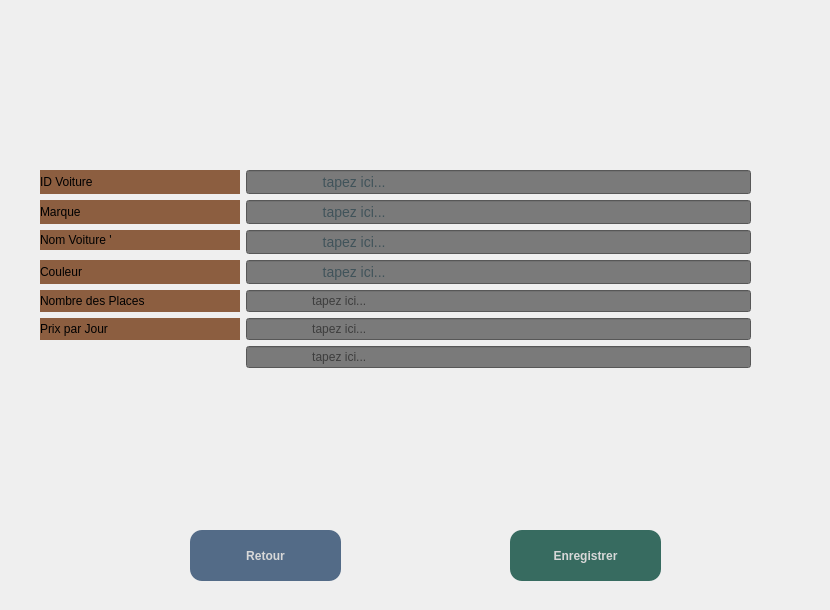
    <widget class="QWidget" name="ajoutesvoiture4">
     <property name="styleSheet">
      <string notr="true">QPushButton{
font:12px;
font-weight:bold;
color:rgb(216, 216, 216);
}
 
QPushButton:hover{
font:12px;
font-weight:bold;
color:rgb(26, 216, 216);

}
QPushButton:pressed{
font:12px;
font-weight:bold;
color:rgb(26, 216, 126);

}

</string>
     </property>
     <widget class="QLabel" name="label_12">
      <property name="geometry">
       <rect>
        <x>10</x>
        <y>0</y>
        <width>811</width>
        <height>601</height>
       </rect>
      </property>
      <property name="text">
       <string/>
      </property>
      <property name="pixmap">
       <pixmap>../../Pictures/pexels-pixabay-248747.jpg</pixmap>
      </property>
      <property name="scaledContents">
       <bool>true</bool>
      </property>
     </widget>
     <widget class="QWidget" name="formLayoutWidget_2">
      <property name="geometry">
       <rect>
        <x>40</x>
        <y>170</y>
        <width>711</width>
        <height>331</height>
       </rect>
      </property>
      <layout class="QFormLayout" name="formLayout_3">
       <item row="0" column="0">
        <widget class="QLabel" name="label_13">
         <property name="minimumSize">
          <size>
           <width>200</width>
           <height>20</height>
          </size>
         </property>
         <property name="styleSheet">
          <string notr="true">background-color: rgba(112, 54, 15,200);
color:wihte;
font:12px;</string>
         </property>
         <property name="text">
          <string>ID Voiture</string>
         </property>
        </widget>
       </item>
       <item row="0" column="1">
        <widget class="QLineEdit" name="lineEdit_6">
         <property name="styleSheet">
          <string notr="true">background-color: rgb(122, 122, 122);
color:rgb(5, 44, 58);
font:14px;</string>
         </property>
         <property name="placeholderText">
          <string>                   tapez ici...</string>
         </property>
        </widget>
       </item>
       <item row="1" column="0">
        <widget class="QLabel" name="label_14">
         <property name="minimumSize">
          <size>
           <width>200</width>
           <height>20</height>
          </size>
         </property>
         <property name="styleSheet">
          <string notr="true">background-color: rgba(112, 54, 15,200);
color:wihte;
font:12px;</string>
         </property>
         <property name="text">
          <string>Marque</string>
         </property>
        </widget>
       </item>
       <item row="2" column="0">
        <widget class="QLabel" name="label_15">
         <property name="sizePolicy">
          <sizepolicy hsizetype="Expanding" vsizetype="Fixed">
           <horstretch>0</horstretch>
           <verstretch>0</verstretch>
          </sizepolicy>
         </property>
         <property name="minimumSize">
          <size>
           <width>200</width>
           <height>20</height>
          </size>
         </property>
         <property name="styleSheet">
          <string notr="true">background-color: rgba(112, 54, 15,200);
color:wihte;
font:12px;</string>
         </property>
         <property name="text">
          <string>Nom Voiture '</string>
         </property>
        </widget>
       </item>
       <item row="2" column="1">
        <widget class="QLineEdit" name="lineEdit_7">
         <property name="sizePolicy">
          <sizepolicy hsizetype="Expanding" vsizetype="Fixed">
           <horstretch>0</horstretch>
           <verstretch>0</verstretch>
          </sizepolicy>
         </property>
         <property name="styleSheet">
          <string notr="true">background-color: rgb(122, 122, 122);
color:rgb(5, 44, 58);
font:14px;
</string>
         </property>
         <property name="placeholderText">
          <string>                   tapez ici...</string>
         </property>
        </widget>
       </item>
       <item row="3" column="0">
        <widget class="QLabel" name="label_16">
         <property name="minimumSize">
          <size>
           <width>200</width>
           <height>20</height>
          </size>
         </property>
         <property name="styleSheet">
          <string notr="true">background-color: rgba(112, 54, 15,200);
color:wihte;
font:12px;</string>
         </property>
         <property name="text">
          <string>Couleur</string>
         </property>
        </widget>
       </item>
       <item row="4" column="1">
        <widget class="QLineEdit" name="lineEdit_8">
         <property name="styleSheet">
          <string notr="true">background-color: rgb(122, 122, 122);</string>
         </property>
         <property name="placeholderText">
          <string>                   tapez ici...</string>
         </property>
        </widget>
       </item>
       <item row="1" column="1">
        <widget class="QLineEdit" name="lineEdit_9">
         <property name="styleSheet">
          <string notr="true">background-color: rgb(122, 122, 122);
color:rgb(5, 44, 58);
font:14px;</string>
         </property>
         <property name="placeholderText">
          <string>                   tapez ici...</string>
         </property>
        </widget>
       </item>
       <item row="3" column="1">
        <widget class="QLineEdit" name="lineEdit_10">
         <property name="styleSheet">
          <string notr="true">background-color: rgb(122, 122, 122);
color:rgb(5, 44, 58);
font:14px;</string>
         </property>
         <property name="placeholderText">
          <string>                   tapez ici...</string>
         </property>
        </widget>
       </item>
       <item row="4" column="0">
        <widget class="QLabel" name="label_17">
         <property name="minimumSize">
          <size>
           <width>200</width>
           <height>20</height>
          </size>
         </property>
         <property name="styleSheet">
          <string notr="true">background-color: rgba(112, 54, 15,200);
color:wihte;
font:12px;</string>
         </property>
         <property name="text">
          <string>Nombre des Places</string>
         </property>
        </widget>
       </item>
       <item row="5" column="1">
        <widget class="QLineEdit" name="lineEdit_11">
         <property name="styleSheet">
          <string notr="true">background-color: rgb(122, 122, 122);</string>
         </property>
         <property name="placeholderText">
          <string>                   tapez ici...</string>
         </property>
        </widget>
       </item>
       <item row="5" column="0">
        <widget class="QLabel" name="label_18">
         <property name="minimumSize">
          <size>
           <width>200</width>
           <height>20</height>
          </size>
         </property>
         <property name="styleSheet">
          <string notr="true">background-color: rgba(112, 54, 15,200);
color:wihte;
font:12px;</string>
         </property>
         <property name="text">
          <string>Prix par Jour</string>
         </property>
        </widget>
       </item>
       <item row="6" column="1">
        <widget class="QLineEdit" name="lineEdit_12">
         <property name="styleSheet">
          <string notr="true">background-color: rgb(122, 122, 122);</string>
         </property>
         <property name="placeholderText">
          <string>                   tapez ici...</string>
         </property>
        </widget>
       </item>
      </layout>
     </widget>
     <widget class="QPushButton" name="pushButton_18">
      <property name="geometry">
       <rect>
        <x>190</x>
        <y>530</y>
        <width>151</width>
        <height>51</height>
       </rect>
      </property>
      <property name="styleSheet">
       <string notr="true">QPushButton 
{
	background-color: rgba(40, 70, 106,200);
	border-radius:12px;


}

</string>
      </property>
      <property name="text">
       <string>Retour</string>
      </property>
     </widget>
     <widget class="QPushButton" name="pushButton_19">
      <property name="geometry">
       <rect>
        <x>510</x>
        <y>530</y>
        <width>151</width>
        <height>51</height>
       </rect>
      </property>
      <property name="styleSheet">
       <string notr="true">QPushButton 
{
	background-color: rgba(4, 70, 56,200);
	border-radius:12px;


}

</string>
      </property>
      <property name="text">
       <string>Enregistrer</string>
      </property>
     </widget>
    </widget>
